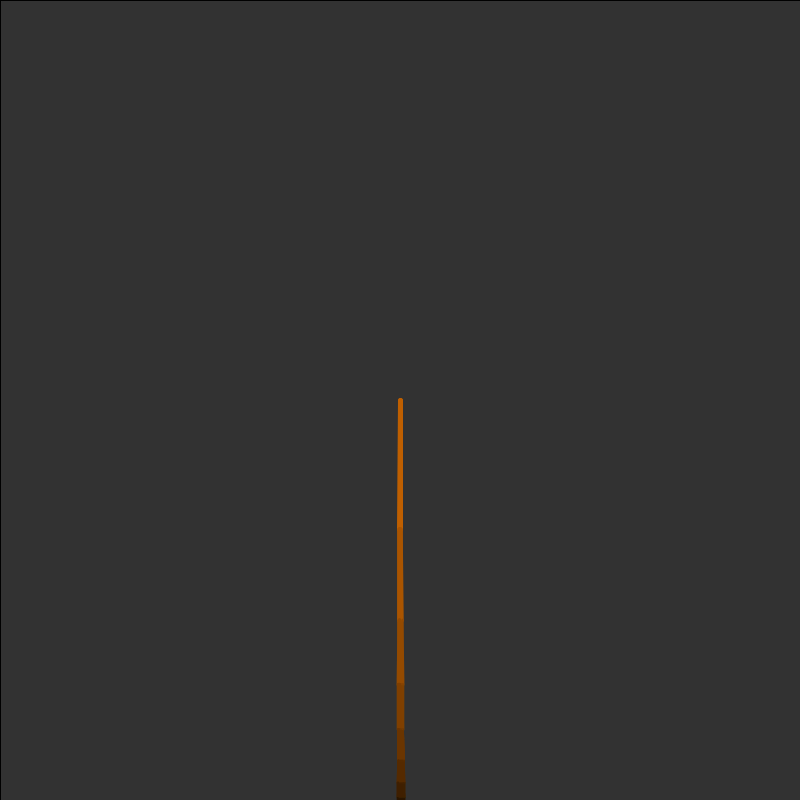
Frame 1 (no input)
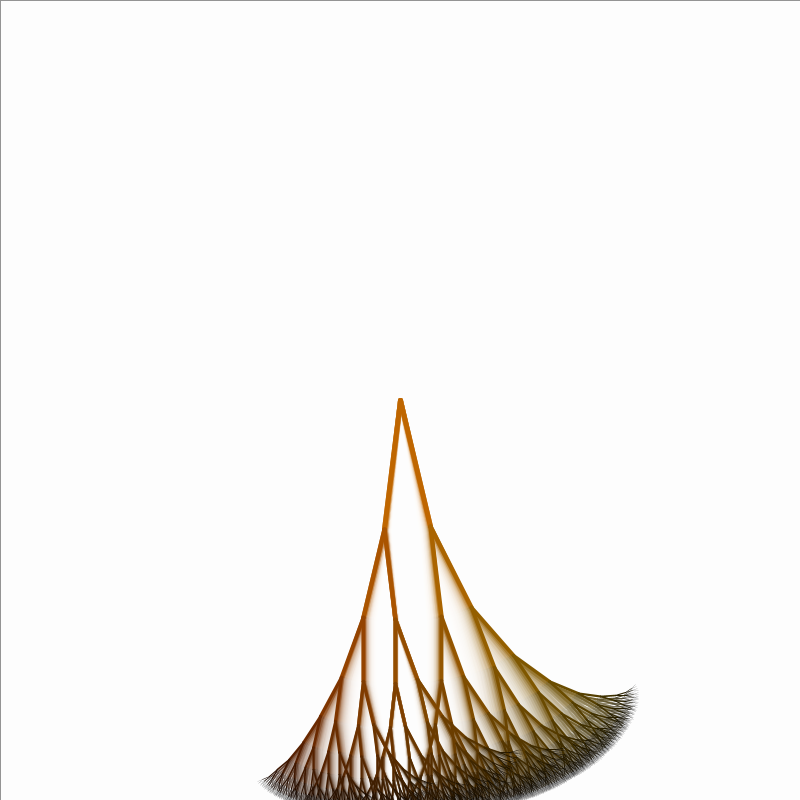
Frame 60 (the mouse pressed at the canvas centre just before this capture)
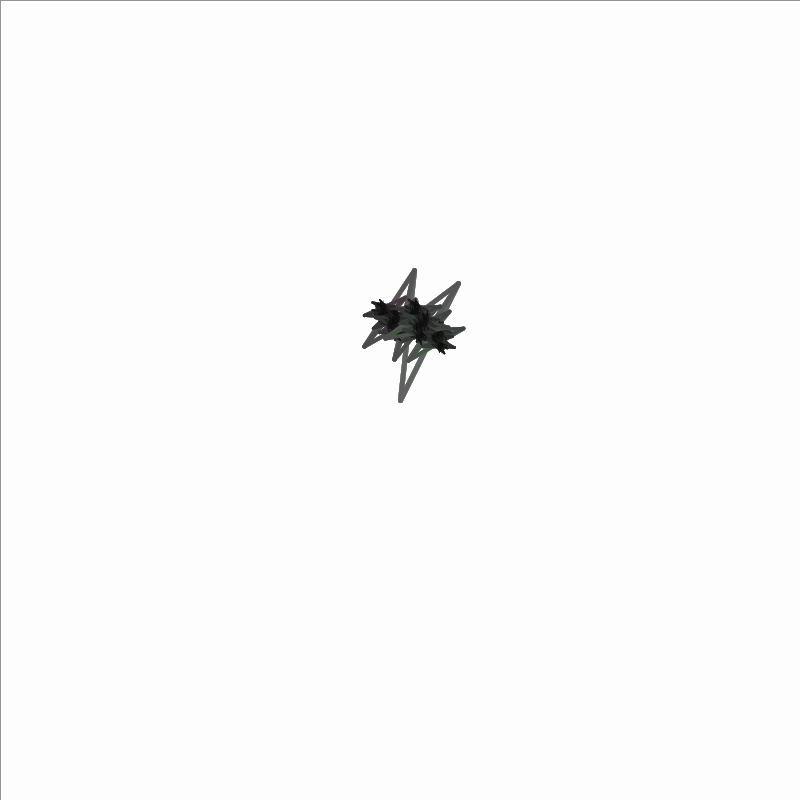
Frame 120 (the mouse held since frame 60 and released just before this capture)

The Processing sketch that drew these frames (run headless with seeded random() and noise(); from frame 60 on, the mouse is pressed at the canvas centre):

// Processing sketch: treeCirc
// ── treeCirc.pde
float t = 0; //just an animation factor
float s = 0; //just an animation factor
int rec = 9; // numbers of recursions

void setup() {
  size(800, 800);
  //fullScreen();
  frameRate(200);
  background(0);
}

void draw() {
  //stroke(255); 
  fill(255, 50);
  rect(0, 0, width, height);
  if (!mousePressed) {
    s += 0.01;
    t = sin(s)*2;
  }
  Branch b = new Branch();
  b.angle_ = HALF_PI;
  b.x_ = width/2.0; 
  b.y_ = height/ 2.0; 
  b.length_ = 130; 
  makeTree(rec, b);
}

void makeTree( int recursion_depth, Branch b_) {
  int index = 0;
  Branch b[] = new Branch[2];
  b[index] = new Branch();
  b[index].angle_  = b_.angle_ + radians( mouseX/2.0 - t*12);
  b[index].x_      = b_.x_ + b_.length_ * cos( b[index].angle_ ) ;
  b[index].y_      = b_.y_ + b_.length_ * sin( b[index].angle_) ;
  b[index].length_ = b_.length_;
  b[index].length_fac_ = .7;
  b[index].manageLength();

  index++;
  b[index] = new Branch();
  b[index].angle_  = b_.angle_ + radians( mouseY/2.0 + t*6) ;
  b[index].x_      = b_.x_ + b_.length_ * cos( b[index].angle_ ) ; 
  b[index].y_      = b_.y_ + b_.length_ * sin( b[index].angle_ ) ;
  b[index].length_ = b_.length_;
  b[index].length_fac_ = .7;
  b[index].manageLength();

  float col_f = map(mouseX, 0, width, 0, 255);
  float col_r = 0 + recursion_depth * ( (255-col_f) / (rec + 3 ));
  float col_g = 0 + recursion_depth * ( map( b[0].x_, 0, width, 0, 255) / (rec + 3 ) ) ;
  float col_b = 0 + recursion_depth * ( (col_f)  / (rec + 3) );

  stroke( col_r, col_g, col_b );
  strokeWeight( recursion_depth/1.8);
  for (int i = 0; i < b.length; i++) line( b_.x_, b_.y_, b[i].x_, b[i].y_);
  if (recursion_depth-- > 0) for (int i = 0; i < b.length; i++) makeTree( recursion_depth, b[i] );
}

class Branch {
  float x_, y_, angle_, length_;
  float length_fac_ = .7;
  void manageLength() {
    length_ *= length_fac_;
  }
}
